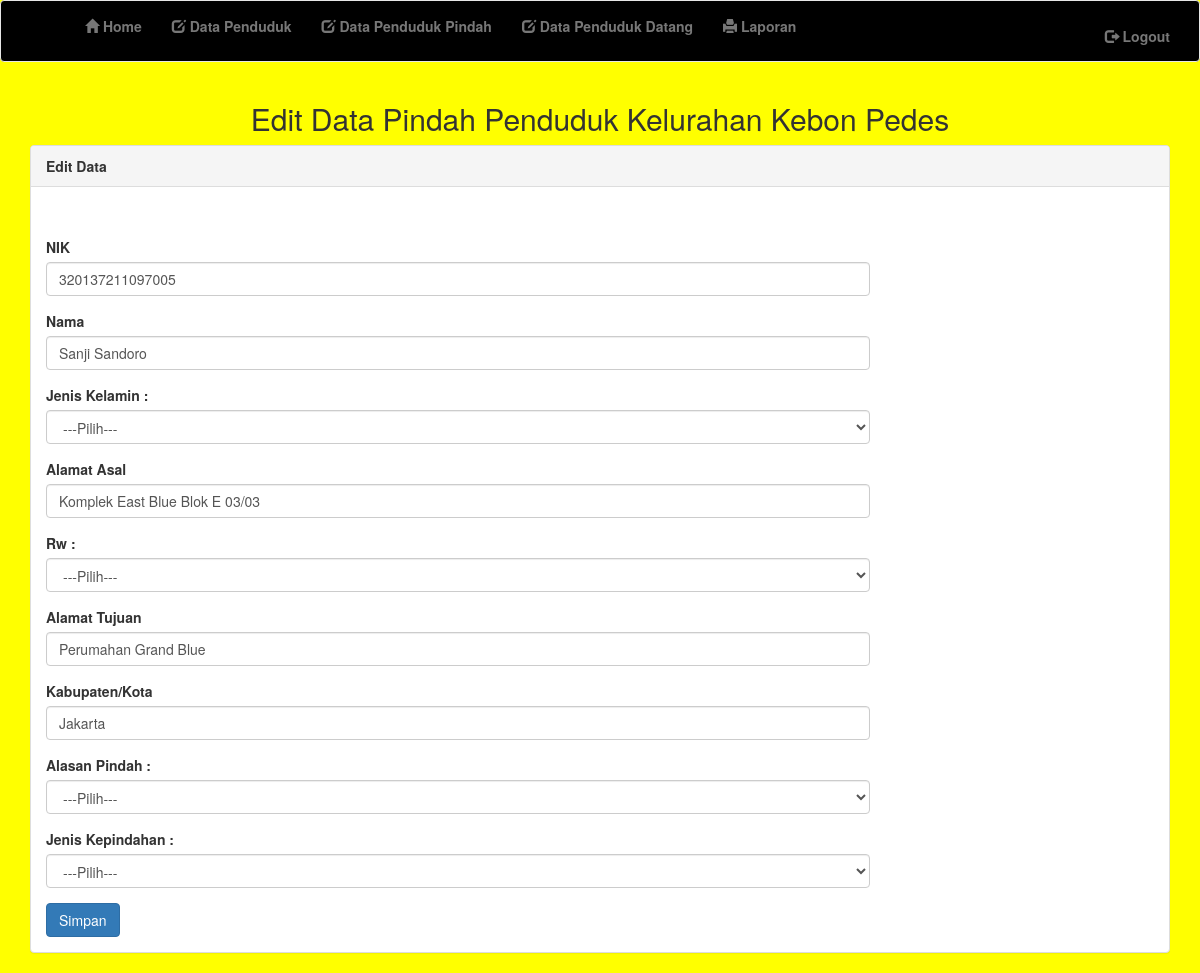
/index1.php?pages=editpindah&id=14, run on the app's committed database.
### tables this page shows
CREATE TABLE `data_pindah` (
  `id` int(200) NOT NULL,
  `nik` varchar(20) NOT NULL,
  `nama` varchar(30) DEFAULT NULL,
  `jenis_kelamin` enum('Laki-Laki','Perempuan') DEFAULT NULL,
  `alamat_asal` varchar(50) DEFAULT NULL,
  `kelurahan` enum('Pakuan','Genteng','Kertamaya','Rancamaya','Cipaku','Muarasari','Harjasari','Bojongkerta','Ranggamekar','Empang','Lawanggintung','Mulyaharja','Pamoyanan','Cikaret','Batutulis','Bondongan') DEFAULT NULL,
  `alamat_tujuan` varchar(50) DEFAULT NULL,
  `provinsi` varchar(20) DEFAULT NULL,
  `kabupaten_kota` varchar(20) DEFAULT NULL,
  `alasan_pindah` enum('Pekerjaan','Pendidikan','Keamanan','Kesehatan','Perumahan','Keluarga','Lain-Lain') DEFAULT NULL,
  `jenis_kepindahan` enum('Kep. Keluarga','Kep. Kel Dan Seluruh Anggota Keluarga','Kep. Kel Dan Sebagian Anggota Keluarga','Anggota Keluarga') DEFAULT NULL
);

### editpindah.php (the view, shortened to what this page needs)
<?php
    $id = $_GET ['id'];
    $sql  = "SELECT * FROM data_pindah WHERE id='$id'";
    $q_select = mysql_query($sql) or die(mysql_error());
    $rows= mysql_fetch_array($q_select);
?>
<h2 align="center">Edit Data Pindah Penduduk Kelurahan Kebon Pedes</h2>
<div class="row">
	<div class="col-md-12">
		<div class="panel panel-default">
			<div class="panel-heading">
				<b>Edit Data</b>
			</div>
			<div class="panel-body">
				<div class="row">
					<div class="col-md-9">
						<form action="?pages=editaksipindah" method="POST" onsubmit="return validasi_input(this)">
							<div class="form-group">
							</div>
							<div class="form-group">
								<label>NIK</label>
								<input type="text" value="<?php echo $rows['nik']; ?>" class="form-control" name="nik">
							</div>
							<div class="form-group">
								<label>Nama</label>
								<input type="text" class="form-control" name="nama" value="<?php echo $rows['nama']; ?>">
							</div>
								<div class="form-group">
       				<label class="control-label">Jenis Kelamin : </label>
       				<select name="jenis_kelamin"	 class="form-control">
			        <option value="">---Pilih---</option>
					</select>
					</div>
							<div class="form-group">
								<label>Alamat Asal</label>
								<input type="text" class="form-control" name="alamat_asal" value="<?php echo $rows['alamat_asal']; ?>">
							</div>
							<div class="form-group">
       				<label class="control-label">Rw : </label>
       				<select name="rw"	 class="form-control">
			        <option value="">---Pilih---</option>
        			</select>
					</div>
					<div class="form-group">
								<label>Alamat Tujuan</label>
								<input type="text" class="form-control" name="alamat_tujuan" value="<?php echo $rows['alamat_tujuan']; ?>">
							</div>
							<div class="form-group">
								<label>Kabupaten/Kota</label>
								<input type="text" class="form-control" name="kabupaten_kota" value="<?php echo $rows['kabupaten_kota']; ?>">
							</div>
							<div class="form-group">
       				<label class="control-label">Alasan Pindah : </label>
       				<select name="alasan_pindah" class="form-control">
			        <option value="">---Pilih---</option>
        			</select>
					</div>
				      <div class="form-group">
       				<label class="control-label">Jenis Kepindahan : </label>
       				<select name="jenis_kepindahan" class="form-control">
			        <option value="">---Pilih---</option>
        			</select>
					</div>
							<div>
								<input type="submit" name="simpan" class="btn btn-primary" value="Simpan">
							</div>
						</form>
					</div>
				</div>
			</div>
		</div>
	</div>
</div>

### data on the page
data_pindah: nik "320137211097005", nama "Sanji Sandoro", alamat_asal "Komplek East Blue Blok E 03/03", alamat_tujuan "Perumahan Grand Blue", kabupaten_kota "Jakarta"
